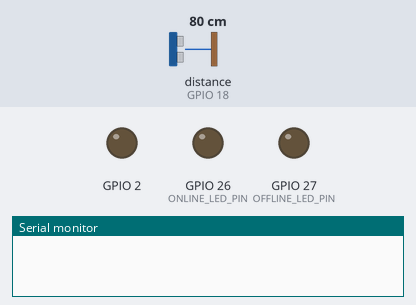
A program run on a simulated ESP32. On the bench: output pins drawn as LEDs (lit = HIGH), the last lines printed to the serial monitor. Wiring (inferred from the names in the program): ultrasonic range finder: trigger GPIO 5; echo GPIO 18. Inputs (shaded band) come from the test bench; at power-on: distance to the obstacle (sensor on GPIO 18) 80 cm. The echo pulse lasts 58.3 µs per cm; WiFi joins after 1.5 s; servers stay silent unless stated; random numbers use the default seed unless the program sets one; no MQTT or app messages arrive unless stated; pins used as bus, display or sensor lines are not drawn.

Above: at 0.0 s.
At 2.55 s:
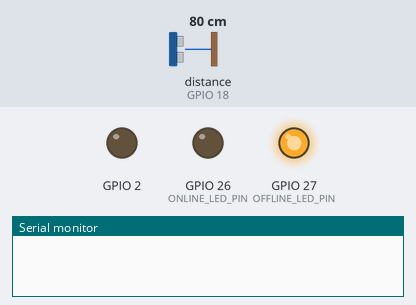
At 3.47 s:
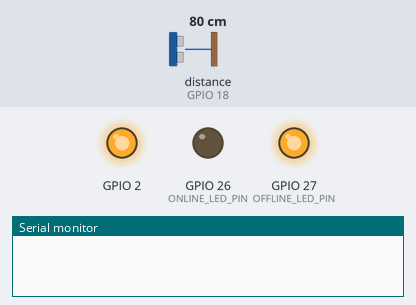
At 21.03 s:
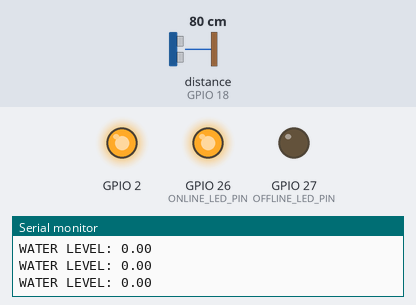
At 41.95 s:
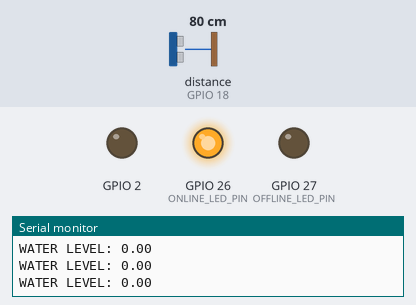
Timing chart, 0 to 42.0 s (numbered marks = the images above):
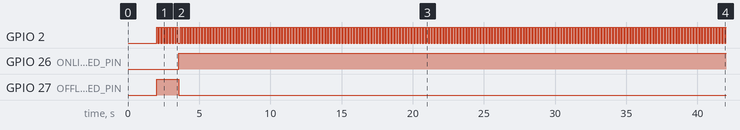

Measured:
- by itself, GPIO 2: alternates HIGH for 0.10 s and LOW for 0.10 s
- by itself, GPIO 26 (ONLINE_LED_PIN): LOW → HIGH at 3.6 s
- by itself, GPIO 27 (OFFLINE_LED_PIN): LOW → HIGH at 2.0 s, → LOW 1.6 s later

The program:

main.cpp
```cpp
#include <Arduino.h>

#include "config.h"

#include "kernel/events.hpp"
#include "devices/wifi.hpp"
#include "devices/sonar.hpp"
#include "devices/led.hpp"
#include "core/mqtt.hpp"
#include "std/enum.hpp"
#include "tasks/network.hpp"
#include "tasks/water.hpp"

enum class Events : EventFamily
{
  NetworkState,
  MQTT,
  Sonar,
};

EventFamily family(Events event)
{
  return static_cast<EventFamily>(event);
}

EventsManager eventsManager;
WifiManager wifiManager(WIFI_SSID, WIFI_PASSWD, family(Events::NetworkState));
MQTTClient mqtt(wifiManager.getClient(),
                MQTTBrokerEndpoint(MQTT_BROKER_HOST, MQTT_BROKER_PORT),
                MQTT_BASE_TOPIC,
                family(Events::MQTT));
Sonar sonar(SONAR_ECHO_PIN, SONAR_TRIGGER_PIN, family(Events::Sonar));

Led builtinLed(BUILTIN_LED);
Led offlineLed(OFFLINE_LED_PIN);
Led onlineLed(ONLINE_LED_PIN);

NetworkTask networkTask(&mqtt, &onlineLed, &offlineLed, family(Events::NetworkState));
WaterMonitoringTask waterMonitoringTask(&mqtt, &sonar,
                                        WATER_LEVEL_TOPIC,
                                        family(Events::Sonar),
                                        family(Events::NetworkState));

void setup()
{
  Serial.begin(115200);
  delay(2000);

  randomSeed(micros());
  builtinLed.setup();
  offlineLed.setup();
  onlineLed.setup();

  wifiManager.begin(&eventsManager);
  mqtt.begin(&eventsManager);
  sonar.begin(&eventsManager);

  networkTask.begin(&eventsManager);
  waterMonitoringTask.begin(&eventsManager);
  sonar.spawnBackgroundTask("SONAR_EVENTS_TASK", SONAR_EVENTS_PERIOD_MS);
  mqtt.spawnBackgroundTask("MQTT_EVENTS_TASK", MQTT_EVENTS_PERIOD_MS);
}

void loop()
{
  builtinLed.toggle();
  eventsManager.handleEvents();
  delay(LOOP_PERIOD_MS);
}
```

esp.cpp
```cpp
#include "esp.hpp"

TaskHandle_t createEspTask(const char *name, ESPTaskConfig config,
                           void *context, TaskFunction_t fn)
{
    TaskHandle_t taskHandle = nullptr;
    xTaskCreate(fn, name,
                config.stackDepth,
                context, config.priority,
                &taskHandle);
    return taskHandle;
}

void deleteEspTask(TaskHandle_t *taskHandle)
{
    // https://docs.espressif.com/projects/esp-idf/en/stable/esp32/api-reference/system/freertos_idf.html#_CPPv411xTaskCreate14TaskFunction_tPCKcK22configSTACK_DEPTH_TYPEPCv11UBaseType_tPC12TaskHandle_t
    if (taskHandle == nullptr || *taskHandle == nullptr)
    {
        return;
    }
    vTaskDelete(*taskHandle);
    *taskHandle = nullptr;
}
```

esp.hpp
```cpp
#pragma once

#include <stddef.h>
#include <Arduino.h>

#ifndef ESP_DEFAULT_TASK_STACK_DEPTH
#define ESP_DEFAULT_TASK_STACK_DEPTH 10000
#endif

#ifndef ESP_DEFAULT_TASK_PRIORITY
#define ESP_DEFAULT_TASK_PRIORITY 1
#endif

struct ESPTaskConfig
{
    uint32_t stackDepth = ESP_DEFAULT_TASK_STACK_DEPTH;
    UBaseType_t priority = ESP_DEFAULT_TASK_PRIORITY;
};

TaskHandle_t createEspTask(const char *name, ESPTaskConfig config,
                           void *context, TaskFunction_t fn);
void deleteEspTask(TaskHandle_t *taskHandle);
```

mqtt.cpp
```cpp
#include "mqtt.hpp"

MQTTClient::MQTTClient(WiFiClient &wifiClient,
                       MQTTBrokerEndpoint broker,
                       const char *baseTopic,
                       EventFamily mqttEventFamily)
    : SyncEventSource(mqttEventFamily),
      client(wifiClient),
      broker(broker),
      baseTopic(baseTopic)
{
    this->disableEvents(); // enabled only when connected to prevent network errors
}

String MQTTClient::generateClientId()
{
    String id = String(this->baseTopic);
    id.replace(F("/"), F("-"));
    id += '-' + String(random(0xffff), HEX);
    return id;
}

String MQTTClient::generateTopic(const char *topic)
{
    String topicString = String(this->baseTopic);
    topicString.concat(F("/"));
    topicString.concat(topic);
    return topicString;
}

void MQTTClient::callback(char *topic, byte *payload, unsigned int length)
{
    this->generateEvent({.topic = topic, .payload = payload, .length = length});
}

void MQTTClient::begin(EventsManager *eventsManager)
{
    EventSource<MQTTMessage>::begin(eventsManager);
    client.setServer(this->broker.left, this->broker.right);
    this->client.setCallback([this](char *topic, byte *payload, unsigned int length)
                             { this->callback(topic, payload, length); });
}

void MQTTClient::generateEvents()
{
    this->client.loop();
}

void MQTTClient::connect()
{
    Serial.println(F("MQTT CONNECT"));
    Serial.flush();
    // client id generation is expensive, don't do it if already connected
    bool connected = this->client.connected();
    if (!connected)
    {
        String id = this->generateClientId();
        while (!connected)
        {
            Serial.println(F("MQTT TRY CONNECT"));
            Serial.flush();
            bool connected = this->client.connect(id.c_str());
            Serial.print(F("MQTT CONNECTED: "));
            Serial.println(connected);
            Serial.flush();
            if (connected)
            {
                break;
            }
            else
            {
                delay(MQTT_CONNECT_RETRY_PERIOD_MS);
            }
        }
    }
    this->enableEvents();
}

void MQTTClient::disconnect()
{
    Serial.flush();
    this->disableEvents();
    this->client.disconnect();
}

bool MQTTClient::subscribe(const char *topic)
{
    String fullTopic = this->generateTopic(topic);
    return this->client.subscribe(fullTopic.c_str());
}

bool MQTTClient::publish(const char *topic, const char *message)
{
    String fullTopic = this->generateTopic(topic);
    return this->client.publish(fullTopic.c_str(), message);
}
```

mqtt.hpp
```cpp
#pragma once

#include <WiFi.h>
#include <PubSubClient.h>

#include "kernel/events.hpp"
#include "std/pair.hpp"

#ifndef MQTT_CONNECT_RETRY_PERIOD_MS
#define MQTT_CONNECT_RETRY_PERIOD_MS 1000
#endif

struct MQTTMessage
{
    char *topic;
    byte *payload;
    unsigned int length;
};

using MQTTBrokerEndpoint = Pair<const char *, uint16_t>;

class MQTTClient : public SyncEventSource<MQTTMessage>
{
private:
    PubSubClient client;
    MQTTBrokerEndpoint broker;
    const char *baseTopic;

    String generateClientId();
    String generateTopic(const char *topic);
    void callback(char *topic, byte *payload, unsigned int length);

protected:
    void generateEvents() override;

public:
    MQTTClient(WiFiClient &wifiClient, MQTTBrokerEndpoint broker,
               const char *baseTopic,
               EventFamily mqttEventFamily);
    void begin(EventsManager *eventsManager) override;
    void connect();
    void disconnect();
    bool subscribe(const char *topic);
    bool publish(const char *topic, const char *message);
};
```

network.hpp
```cpp
#pragma once

enum class NetworkState
{
    Connected,
    Disconnected,
};
const char *const WIFI_STATE_STRINGS[] = {
    "CONNECTED",
    "DISCONNECTED",
};
```

led.cpp
```cpp
#include "led.hpp"

Led::Led(uint8_t pin) : pin(pin), value(DigitalValue::Low) {}

void Led::setup()
{
  this->pin.setup();
  this->turnOff();
}

void Led::setValue(DigitalValue value)
{
  this->pin.write(value);
  this->value = value;
}

void Led::turnOn() { this->setValue(DigitalValue::High); }

void Led::turnOff() { this->setValue(DigitalValue::Low); }

void Led::toggle()
{
  if (this->isOff())
  {
    this->turnOn();
  }
  else
  {
    this->turnOff();
  }
}

bool Led::isOn() { return this->value == DigitalValue::High; }

bool Led::isOff() { return this->value == DigitalValue::Low; }
```

led.hpp
```cpp
#pragma once

#include "kernel/pins.hpp"
#include "kernel/setup.hpp"

class Led : public Setup
{
private:
  DigitalOutputPin pin;
  DigitalValue value;
  void setValue(DigitalValue value);

public:
  Led(uint8_t pin);

  void setup() override;
  void turnOn();
  void turnOff();
  void toggle();
  bool isOn();
  bool isOff();
};
```

sonar.cpp
```cpp
#include "sonar.hpp"

#include <Arduino.h>
#include <limits.h>

#include "config.h"

Sonar::Sonar(uint8_t echoPin, uint8_t triggerPin, EventFamily sonarEventFamily)
    : SyncEventSource(sonarEventFamily),
      echoPin(echoPin),
      triggerPin(triggerPin) {}

void Sonar::begin(EventsManager *eventsManager)
{
  SyncEventSource<SonarEvent>::begin(eventsManager);
  this->echoPin.setup();
  this->triggerPin.setup();
}

float Sonar::getSoundSpeed()
{
  float soundSpeed = 331.5 + 0.6 * SONAR_TEMP_CELSIUS;
  return soundSpeed;
}

// https://github.com/pslab-unibo/esiot-2025-2026/blob/18463be0de31a90caf9740de2df1c6108cb350b3/lab-activities/lab-activity-08/sweeping-system/arduino/sweeping-system/src/devices/Sonar.cpp#L29-L30
float Sonar::pulseToDistance(uint32_t pulse)
{
  return ((float)pulse) / 1000.0 / 2 * this->getSoundSpeed(); // one less x/1000 to get mm
}

float Sonar::read()
{
  noInterrupts();
  this->triggerPin.write(DigitalValue::Low);
  delayMicroseconds(SONAR_READ_START_US);
  this->triggerPin.write(DigitalValue::High);
  delayMicroseconds(SONAR_READ_DELAY_US);
  this->triggerPin.write(DigitalValue::Low);

  uint32_t readStart = micros();
  uint32_t pulse =
      this->echoPin.readPulse(DigitalValue::High, SONAR_READ_TIMEOUT_US);
  uint32_t readTime = micros() - readStart;
  interrupts();
  if (pulse == 0)
  {
    return readTime < (SONAR_READ_TIMEOUT_US - SONAR_READ_OOR_MARGIN_US) ? SONAR_MIN_DISTANCE_MM : SONAR_MAX_DISTANCE_MM;
  }
  else
  {
    float distance = this->pulseToDistance(pulse);
    return min((float)SONAR_MAX_DISTANCE_MM, (float)max(distance, (float)SONAR_MIN_DISTANCE_MM));
  }
}

void Sonar::generateEvents()
{
  float distanceMm = this->read();
  this->generateEvent({.distanceMm = distanceMm});
}
```

sonar.hpp
```cpp
#pragma once

#include "kernel/pins.hpp"
#include "kernel/events.hpp"

#ifndef SONAR_TEMP_CELSIUS
#define SONAR_TEMP_CELSIUS 20
#endif

#ifndef SONAR_READ_START_US
#define SONAR_READ_START_US 3
#endif

#ifndef SONAR_READ_DELAY_US
#define SONAR_READ_DELAY_US 5
#endif

#ifndef SONAR_READ_TIMEOUT_US
#define SONAR_READ_TIMEOUT_US (30L * 1000L) // 30ms =~ 5m
#endif

#ifndef SONAR_READ_OOR_MARGIN_US
#define SONAR_READ_OOR_MARGIN_US (5L * 1000L) // pulseIn takes slightly lower than the timeout when out of range
#endif

#ifndef SONAR_MIN_DISTANCE_MM
#define SONAR_MIN_DISTANCE_MM 50
#endif

#ifndef SONAR_MAX_DISTANCE_MM
#define SONAR_MAX_DISTANCE_MM 1000
#endif

struct SonarEvent
{
  float distanceMm;
};

class Sonar : public SyncEventSource<SonarEvent>
{
private:
  DigitalInputPin echoPin;
  DigitalOutputPin triggerPin;

  float getSoundSpeed();
  float pulseToDistance(uint32_t pulse);
  float read();

protected:
    void generateEvents() override;

public:
  Sonar(uint8_t echoPin, uint8_t triggerPin, EventFamily sonarEventFamily);
  void begin(EventsManager *eventsManager) override;
};
```

wifi.cpp
```cpp
#include "wifi.hpp"

WifiManager::WifiManager(const char *ssid,
                         const char *passwd,
                         EventFamily networkEventFamily)
    : EventSource(networkEventFamily),
      ssid(ssid), passwd(passwd),
      state(NetworkState::Disconnected),
      client(),
      eventsAttached(false),
      onConnectEvent(),
      onDisconnectEvent() {}

WifiManager::~WifiManager()
{
  if (this->eventsAttached)
  {
    WiFi.removeEvent(this->onConnectEvent);
    WiFi.removeEvent(this->onDisconnectEvent);
  }
}

bool WifiManager::generateStateEvent()
{
  return this->generateEvent(this->state);
}

void WifiManager::switchState(NetworkState state)
{
  if (this->state == state)
  {
    return;
  }
  this->state = state;
  this->generateStateEvent();
}

void WifiManager::onConnect(arduino_event_id_t id, arduino_event_info_t info)
{
  Serial.println(F("WIFI CONNECT"));
  Serial.flush();
  this->switchState(NetworkState::Connected);
}

void WifiManager::onDisconnect(arduino_event_id_t id, arduino_event_info_t info)
{
  Serial.println(F("WIFI DISCONNECT"));
  Serial.flush();
  this->switchState(NetworkState::Disconnected);
}

void WifiManager::begin(EventsManager *eventsManager)
{
  EventSource<NetworkState>::begin(eventsManager);
  WiFi.mode(WIFI_STA);
  WiFi.disconnect();
  this->onConnectEvent = WiFi.onEvent([this](arduino_event_id_t id, arduino_event_info_t info)
                                      { this->onConnect(id, info); }, ARDUINO_EVENT_WIFI_STA_CONNECTED);
  this->onDisconnectEvent = WiFi.onEvent([this](arduino_event_id_t id, arduino_event_info_t info)
                                         { this->onDisconnect(id, info); }, ARDUINO_EVENT_WIFI_STA_DISCONNECTED);
  this->eventsAttached = true;
  WiFi.begin(this->ssid, this->passwd);
  this->generateStateEvent();
}

WiFiClient &WifiManager::getClient()
{
  return this->client;
}
```

wifi.hpp
```cpp
#pragma once

#include <WiFi.h>

#include "core/network.hpp"
#include "kernel/events.hpp"

#ifndef WIFI_MAX_MANAGERS
#define WIFI_MAX_MANAGERS 1
#endif

class WifiManager : public EventSource<NetworkState>
{
private:
    const char *ssid;
    const char *passwd;
    NetworkState state;
    WiFiClient client;
    bool eventsAttached;
    wifi_event_id_t onConnectEvent;
    wifi_event_id_t onDisconnectEvent;

    bool generateStateEvent();
    void switchState(NetworkState state);
    void onConnect(arduino_event_id_t id, arduino_event_info_t info);
    void onDisconnect(arduino_event_id_t id, arduino_event_info_t info);

public:
    WifiManager(const char *ssid, const char *passwd, EventFamily networkStateEventFamily);
    ~WifiManager();
    void begin(EventsManager *eventsManager) override;
    WiFiClient &getClient();
};
```

events.cpp
```cpp
#include "events.hpp"

void EventSignalObserver::begin(EventsManager *eventsManager)
{
    eventsManager->registerObserver(this);
}
```

events.hpp
```cpp
#pragma once

#include <stddef.h>
#include <Arduino.h>

#include "core/esp.hpp"
#include "std/collections.hpp"

#ifndef EVENT_QUEUE_SIZE
#define EVENT_QUEUE_SIZE 20
#endif

#ifndef MAX_EVENT_OBSERVERS
#define MAX_EVENT_OBSERVERS 10
#endif

class EventsManager;

using EventFamily = uint8_t;

class EventSignal
{
private:
    EventFamily family;

public:
    EventSignal(EventFamily family) : family(family) {}
    EventFamily getFamily() { return this->family; }
};

template <typename T>
class Event : public EventSignal
{
private:
    T data;

public:
    Event(EventFamily family, T data) : EventSignal(family), data(data) {}
    T getData() { return this->data; }
};

class EventActor
{
private:
    bool enabled;

public:
    EventActor() : enabled(true) {}
    virtual void begin(EventsManager *eventsManager) = 0;

    void enableEvents() { this->enabled = true; }
    void disableEvents() { this->enabled = false; }
    bool eventsEnabled() { return this->enabled; }
};

class EventSignalObserver : public EventActor
{
    friend EventsManager;

protected:
    EventFamily family;

    virtual void onEventSignal(EventSignal *event) = 0;

public:
    EventSignalObserver(EventFamily family)
        : family(family) {}

    virtual void begin(EventsManager *eventsManager) override;

    EventFamily getObservedFamily() { return this->family; }
};

template <typename T>
class EventObserver : public EventSignalObserver
{
protected:
    void onEventSignal(EventSignal *event) override
    {
        T eventData = static_cast<Event<T> *>(event)->getData();
        this->onEvent(eventData);
    }

    virtual void onEvent(T eventData) = 0;

public:
    EventObserver(EventFamily family) : EventSignalObserver(family) {}
};

class EventsManager
{
private:
    Array<EventSignal *, EVENT_QUEUE_SIZE> eventQueue;
    Array<EventSignalObserver *, MAX_EVENT_OBSERVERS> observers;

public:
    EventsManager() : eventQueue(), observers() {};

    bool registerObserver(EventSignalObserver *observer)
    {
        return this->observers.pushLast(observer);
    }

    bool generateEvent(EventSignal *event, bool deleteOnFail = true)
    {
        noInterrupts();
        bool ok = this->eventQueue.pushLast(event);
        interrupts();
        if (!ok && deleteOnFail)
        {
            delete event;
        }
        return ok;
    }

    void handleEvents()
    {
        noInterrupts();
        bool noEvents = this->eventQueue.isEmpty();
        interrupts();

        if (noEvents)
        {
            return;
        }

        noInterrupts();
        EventSignal *event = *this->eventQueue.get(0);
        interrupts();

        for (size_t i = 0; i < this->observers.size(); i++)
        {
            EventSignalObserver *observer = *this->observers.get(i);
            if (observer->eventsEnabled() && observer->family == event->getFamily())
            {
                observer->onEventSignal(event);
            }
        }

        delete event;
        noInterrupts();
        this->eventQueue.deleteAt(0);
        interrupts();
    }
};

template <typename T>
class EventSource : public EventActor
{
protected:
    EventFamily family;
    EventsManager *eventsManager;

    bool generateEvent(T eventData)
    {
        if (this->eventsEnabled() && this->eventsManager != nullptr)
        {
            bool ok = this->eventsManager->generateEvent(new Event<T>(this->family, eventData));
            return ok;
        }
        return false;
    }

public:
    EventSource(EventFamily family)
        : family(family), eventsManager(nullptr) {}

    virtual void begin(EventsManager *eventsManager) override
    {
        this->eventsManager = eventsManager;
    }
    EventFamily getFamily() { return this->family; }
};

template <typename T>
class SyncEventSource : public EventSource<T>
{
private:
    TaskHandle_t backgroundTask;
    uint32_t backgroundTaskPeriodMs;

    static void backgroundTaskFn(void *ctx)
    {
        SyncEventSource<T> *source = static_cast<SyncEventSource<T> *>(ctx);
        while (true)
        {
            source->checkEvents();
            delay(source->backgroundTaskPeriodMs);
        }
    }

protected:
    virtual void generateEvents() = 0;

public:
    SyncEventSource(EventFamily family)
        : EventSource<T>(family),
          backgroundTask(nullptr),
          backgroundTaskPeriodMs(0) {}
    ~SyncEventSource()
    {
        deleteEspTask(&this->backgroundTask);
    }

    void checkEvents()
    {
        if (this->eventsEnabled())
        {
            this->generateEvents();
        }
    }

    void spawnBackgroundTask(const char *name, uint32_t periodMs, ESPTaskConfig config = {})
    {
        if (this->backgroundTask != nullptr)
        {
            return;
        }
        this->backgroundTaskPeriodMs = periodMs;
        this->backgroundTask = createEspTask(name, config, this, backgroundTaskFn);
    }
};
```

setup.hpp
```cpp
#pragma once

class Setup
{
public:
    virtual void setup() {}
    virtual ~Setup() = default;
};
```

Source omitted: collections.hpp (1859 bytes), debug.cpp (273 bytes), debug.hpp (28 bytes), enum.hpp (489 bytes), pair.hpp (168 bytes), network.cpp (898 bytes), network.hpp (781 bytes), task.hpp (304 bytes), water.cpp (1403 bytes), water.hpp (1338 bytes), config.h (492 bytes), pins.cpp (1212 bytes) and 1 more
